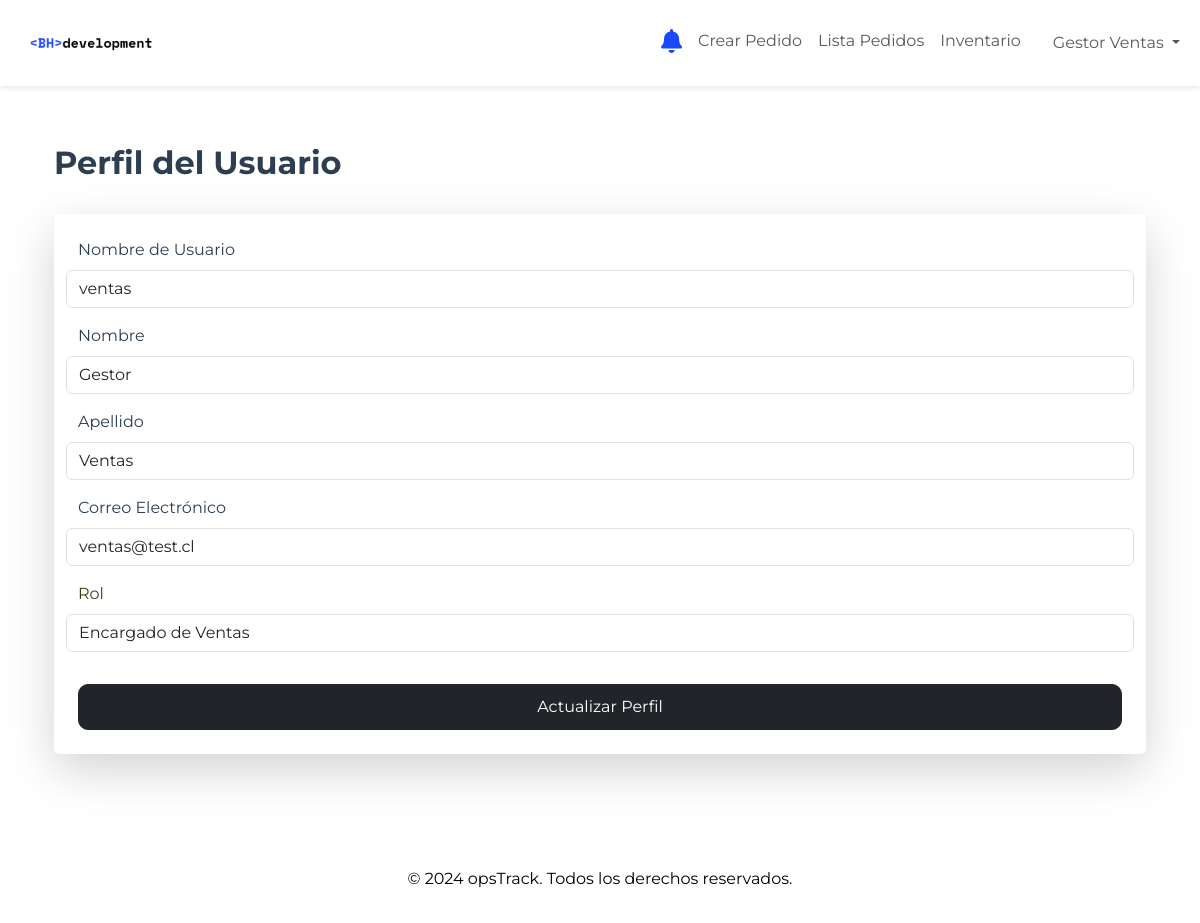
Page /produccion/profile/ (signed in) on the committed database.
### produccion/models.py (models this page shows, shortened)
class User(AbstractUser):
    ADMINISTRADOR = 'ADMIN'
    OPERARIO_PRODUCCION = 'PRODUCCION'
    ENCARGADO_CALIDAD = 'CALIDAD'
    OPERARIO_LOGISTICA = 'LOGISTICA'
    ENCARGADO_VENTAS = 'VENTAS'
    SIN_ASIGNAR = 'SASIGNAR'
    ROLE_CHOICES = [
        (ADMINISTRADOR, 'Administrador'),
        (OPERARIO_PRODUCCION, 'Operario de Producción'),
        (ENCARGADO_CALIDAD, 'Encargado de Calidad'),
        (OPERARIO_LOGISTICA, 'Operario de Logística'),
        (ENCARGADO_VENTAS, 'Encargado de Ventas'),
        (SIN_ASIGNAR, 'Sin Asignar')
    ]
    role = models.CharField(max_length=20, choices=ROLE_CHOICES, default=SIN_ASIGNAR)

### produccion/views.py (the view, shortened to what this page needs)
# urls.py: path('profile/', views.UserProfileView.as_view(), name='profile'),
class UserProfileView(LoginRequiredMixin, TemplateView):
    template_name = 'produccion/profile.html'

### produccion/templates/produccion/profile.html (shortened to what this page needs)
{% extends "produccion/base.html" %}
{% block content %}
<div class="container my-5">
    <div class="d-flex justify-content-between align-items-center mb-4">
        <h2 class="fw-bold" style="color: #2C3E50;">Perfil del Usuario</h2>
    </div>
    <div class="rounded shadow-lg p-4" style="background-color: rgba(255, 255, 255, 0.8); backdrop-filter: blur(5px);">
        <form method="post">
            <div class="row mb-3">
                <label for="id_username" class="form-label" style="color: #2C3E50;">Nombre de Usuario</label>
                <input type="text" class="form-control" id="id_username" name="username" value="{{ user.username }}" readonly>
            </div>
            <div class="row mb-3">
                <label for="id_first_name" class="form-label" style="color: #2C3E50;">Nombre</label>
                <input type="text" class="form-control" id="id_first_name" name="first_name" value="{{ user.first_name }}">
            </div>
            <div class="row mb-3">
                <label for="id_last_name" class="form-label" style="color: #2C3E50;">Apellido</label>
                <input type="text" class="form-control" id="id_last_name" name="last_name" value="{{ user.last_name }}">
            </div>
            <div class="row mb-3">
                <label for="id_email" class="form-label" style="color: #2C3E50;">Correo Electrónico</label>
                <input type="email" class="form-control" id="id_email" name="email" value="{{ user.email }}">
            </div>
            {% if user.is_superuser or user.role == user.ADMINISTRADOR %}
            <div class="row mb-3">
                <label for="id_role" class="form-label" style="color: #2C3E50;">Rol</label>
                <select class="form-select" id="id_role" name="role">
                    {% for choice in user.ROLE_CHOICES %}
                    <option value="{{ choice.0 }}" {% if choice.0 == user.role %}selected{% endif %}>
                        {{ choice.1 }}
                    </option>
                    {% endfor %}
                </select>
            </div>
            {% else %}
            <div class="row mb-3">
                <label for="id_role" class="form-label" style="color: rgba(39, 43, 0, 0.9);">Rol</label>
                <input type="text" class="form-control" id="id_role" value="{{ user.get_role_display }}" readonly>
            </div>
            {% endif %}
            <button type="submit" class="btn btn-dark w-100 mt-3" style="padding: 0.6rem; border-radius: 10px;">
                Actualizar Perfil
            </button>
        </form>
    </div>
</div>
{% endblock %}

### produccion/templates/produccion/base.html (shortened to what this page needs)
<!DOCTYPE html>
<html lang="en">
<head>
    {% load static %}
    <link href="https://cdn.jsdelivr.net/npm/bootstrap@5.3.0/dist/css/bootstrap.min.css" rel="stylesheet">
    <link rel="stylesheet" href="https://cdnjs.cloudflare.com/ajax/libs/font-awesome/5.15.1/css/all.min.css">
</head>
<body>
    <nav class="navbar navbar-expand-lg navbar-light fixed-top">
        <div class="container-fluid">
            <a class="navbar-brand" href="{% url 'produccion:dashboard_ventas' %}">
                <img src="{% static 'img/bh-logo.png' %}" alt="Logo" style="height: 60px;">
            </a>
            <div class="collapse navbar-collapse" id="navbarNav">
                <ul class="navbar-nav ms-auto">
                    {% if user.is_authenticated %}
                        <li class="nav-item dropdown notification-bell {% if notifications %}has-notifications{% endif %}">
                            <a class="nav-link" href="#" id="notificationDropdown" role="button" data-bs-toggle="dropdown" aria-expanded="false">
                                <i class="fas fa-bell" style="color: #1a48fe; font-size: 1.5rem;"></i>
                            </a>
                        </li>
                        {% if user.role == "VENTAS" %}
                            <li class="nav-item">
                                <a class="nav-link" href="{% url 'produccion:crear_pedido' %}">Crear Pedido</a>
                            </li>
                            <li class="nav-item">
                                <a class="nav-link" href="{% url 'produccion:lista_pedidos' %}">Lista Pedidos</a>
                            </li>
                            <li class="nav-item">
                                <a class="nav-link" href="{% url 'produccion:gestionar_inventario' %}">Inventario</a>
                            </li>
                        {% elif user.role == "ADMIN" %}
                            <li class="nav-item">
                                <a class="nav-link" href="{% url 'produccion:gestion_usuarios' %}">Gestión Usuarios</a>
                            </li>
                        {% elif user.role == "PRODUCCION" %}
                        <li class="nav-item">
                            <a class="nav-link" href="{% url 'produccion:dashboard_produccion' %}">Dashboard</a>
                        </li>
                        {% elif user.role == "LOGISTICA" %}
                        <li class="nav-item">
                            <a class="nav-link" href="{% url 'produccion:dashboard_logistica' %}">Dashboard</a>
                        </li>
                        {% elif user.role == "CALIDAD" %}
                        <li class="nav-item">
                            <a class="nav-link" href="{% url 'produccion:dashboard_calidad' %}">Dashboard</a>
                        </li>
                        {% endif %}
                    {% endif %}
                </ul>
                {% if user.is_authenticated %}
                    <ul class="navbar-nav ms-3">
                        <li class="nav-item dropdown">
                            <a class="nav-link dropdown-toggle" href="#" id="userDropdown" role="button" data-bs-toggle="dropdown" aria-expanded="false">
                                {{ user.get_full_name }}
                            </a>
                        </li>
                    </ul>
                {% else %}
                    <ul class="navbar-nav ms-3">
                        <li class="nav-item">
                            <a class="nav-link" href="{% url 'account_login' %}">Login</a>
                        </li>
                    </ul>
                {% endif %}
            </div>
        </div>
    </nav>
    <main class="container my-5 pt-5">
        <div class="content-wrapper">
            {% block content %}
            {% endblock %}
        </div>
    </main>
    <footer class="footer">
        <div class="container">
            <p>© 2024 opsTrack. Todos los derechos reservados.</p>
        </div>
    </footer>
</body>
</html>

### produccion/templates/produccion/base.html (style rules this page uses)
body { font-family: 'Montserrat', sans-serif; display: flex; flex-direction: column; min-height: 100vh; }
.navbar { background-color: white; box-shadow: 0 2px 5px rgba(0, 0, 0, 0.1); }
.notification-bell { position: relative; }
.footer { background-color: white; color: black; border-top: 1px solid rgba(255, 255, 255, 0.1); text-align: center; padding: 1rem 0; }

### rows in the picture
User: get_full_name "Gestor Ventas", username "ventas", first_name "Gestor", last_name "Ventas", email "ventas@test.cl", role "Encargado de Ventas"
